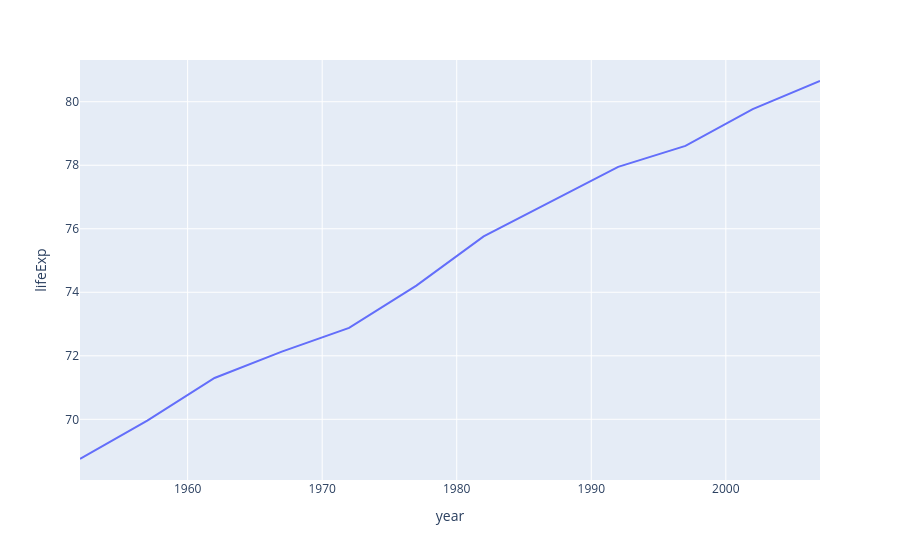

Notebook code for this chart:
### Code cell
fig = px.line(df, x="year", y="lifeExp")
fig.show()

### Figure 1 — Plotly figure (JSON) as saved in the notebook; plotly's stock layout.template omitted (floating-point values rounded to 4 significant figures)
{"data": [{"hovertemplate": "year=%{x}<br>lifeExp=%{y}<extra></extra>", "legendgroup": "", "line": {"color": "#636efa", "dash": "solid"}, "marker": {"symbol": "circle"}, "mode": "lines", "name": "", "orientation": "v", "showlegend": false, "type": "scatter", "x": [1952, 1957, 1962, 1967, 1972, 1977, 1982, 1987, 1992, 1997, 2002, 2007], "xaxis": "x", "y": [68.75, 69.96, 71.3, 72.13, 72.88, 74.21, 75.76, 76.86, 77.95, 78.61, 79.77, 80.65], "yaxis": "y"}], "layout": {"legend": {"tracegroupgap": 0}, "margin": {"t": 60}, "xaxis": {"anchor": "y", "domain": [0, 1], "title": {"text": "year"}}, "yaxis": {"anchor": "x", "domain": [0, 1], "title": {"text": "lifeExp"}}}}
